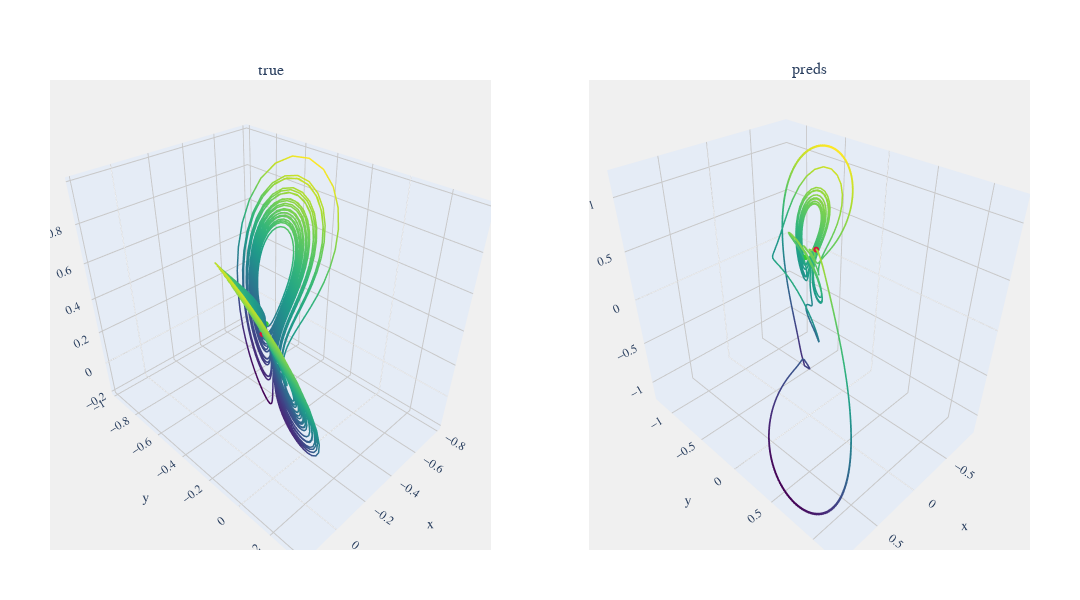

Write notebook code for a chart like this one.
### Markdown cell above
## Other Parameters

### Code cell
select = 72
print(f"Parameters {select} {data[select]['parameters']}, RMSE = {data[select]['metrics']['RMSE']}")
viz.compare_plot(datasets=[data[select]['true_value'], data[select]['predictions']], titles=["true","preds"])

### Figure 1 — Plotly figure (JSON) as saved in the notebook; plotly's stock layout.template omitted (floating-point values rounded to 4 significant figures; data arrays with more than 128 entries replaced by an {"elided": "..."} marker saying what was removed)
{"data": [{"hoverinfo": "x+y+z", "line": {"color": {"elided": "2500 float values"}, "colorscale": [[0, "#440154"], [0.1111, "#482878"], [0.2222, "#3e4989"], [0.3333, "#31688e"], [0.4444, "#26828e"], [0.5556, "#1f9e89"], [0.6667, "#35b779"], [0.7778, "#6ece58"], [0.8889, "#b5de2b"], [1, "#fde725"]], "width": 3}, "mode": "lines", "name": "Dataset 1", "scene": "scene", "type": "scatter3d", "x": {"elided": "2500 float values"}, "y": {"elided": "2500 float values"}, "z": {"elided": "2500 float values"}}, {"hoverinfo": "none", "marker": {"color": "limegreen", "size": 2}, "mode": "markers", "name": "Start", "scene": "scene", "showlegend": false, "type": "scatter3d", "x": [-0.3608], "y": [-0.4117], "z": [0.2703]}, {"hoverinfo": "none", "marker": {"color": "crimson", "size": 2}, "mode": "markers", "name": "End", "scene": "scene", "showlegend": false, "type": "scatter3d", "x": [0.009835], "y": [-0.05223], "z": [0.5999]}, {"hoverinfo": "x+y+z", "line": {"color": {"elided": "2500 float values"}, "colorscale": [[0, "#440154"], [0.1111, "#482878"], [0.2222, "#3e4989"], [0.3333, "#31688e"], [0.4444, "#26828e"], [0.5556, "#1f9e89"], [0.6667, "#35b779"], [0.7778, "#6ece58"], [0.8889, "#b5de2b"], [1, "#fde725"]], "width": 3}, "mode": "lines", "name": "Dataset 2", "scene": "scene2", "type": "scatter3d", "x": {"elided": "2500 float values"}, "y": {"elided": "2500 float values"}, "z": {"elided": "2500 float values"}}, {"hoverinfo": "none", "marker": {"color": "limegreen", "size": 2}, "mode": "markers", "name": "Start", "scene": "scene2", "showlegend": false, "type": "scatter3d", "x": [-0.36], "y": [-0.4137], "z": [0.2717]}, {"hoverinfo": "none", "marker": {"color": "crimson", "size": 2}, "mode": "markers", "name": "End", "scene": "scene2", "showlegend": false, "type": "scatter3d", "x": [0.1313], "y": [0.2026], "z": [0.7805]}], "layout": {"annotations": [{"font": {"size": 16}, "showarrow": false, "text": "true", "x": 0.225, "xanchor": "center", "xref": "paper", "y": 1, "yanchor": "bottom", "yref": "paper"}, {"font": {"size": 16}, "showarrow": false, "text": "preds", "x": 0.775, "xanchor": "center", "xref": "paper", "y": 1, "yanchor": "bottom", "yref": "paper"}], "font": {"family": "Arial", "size": 12}, "height": 600, "margin": {"b": 50, "l": 50, "r": 50, "t": 80}, "paper_bgcolor": "white", "plot_bgcolor": "rgb(240, 240, 240)", "scene": {"aspectmode": "data", "bgcolor": "rgb(240, 240, 240)", "domain": {"x": [0, 0.45], "y": [0, 1]}, "xaxis": {"gridcolor": "rgb(200, 200, 200)", "showbackground": true}, "yaxis": {"gridcolor": "rgb(200, 200, 200)", "showbackground": true}, "zaxis": {"gridcolor": "rgb(200, 200, 200)", "showbackground": true}}, "scene2": {"aspectmode": "data", "bgcolor": "rgb(240, 240, 240)", "domain": {"x": [0.55, 1], "y": [0, 1]}, "xaxis": {"gridcolor": "rgb(200, 200, 200)", "showbackground": true}, "yaxis": {"gridcolor": "rgb(200, 200, 200)", "showbackground": true}, "zaxis": {"gridcolor": "rgb(200, 200, 200)", "showbackground": true}}, "showlegend": false, "width": 1080}}
